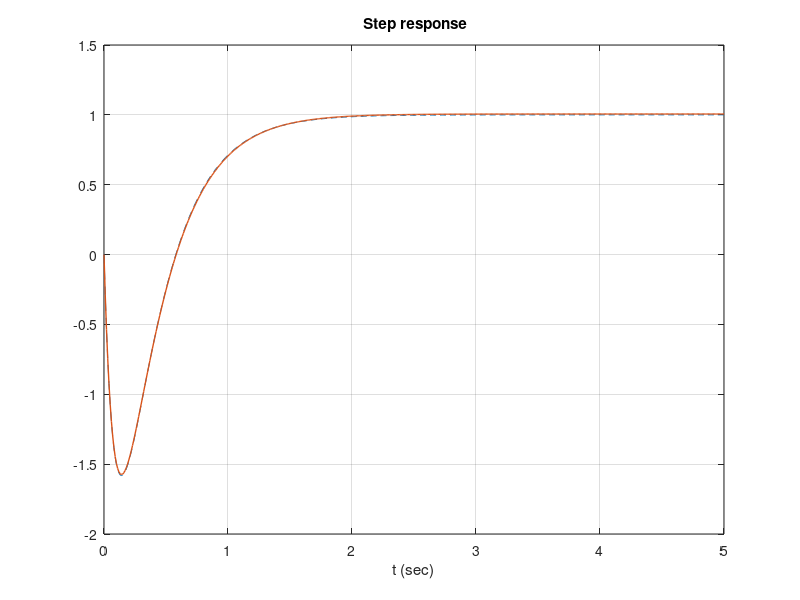

Reproduce this figure in MATLAB.
clear; clc;
Ts = tf(conv([3 18],[1 12]),conv([1 3],conv([1 6],[1,12])))
p = pole(Ts)
[A,B,C,D] = tf2ss(conv([1 -1],[1 7]),conv([1 1],conv([1 -2],[1,3])));
tf(conv([1 -1],[1 7]),conv([1 1],conv([1 -2],[1,3])))
K = acker(A,B,p);
K = K+.1
Nbar = -inv(C*inv(A-B*K)*B)

Sys1 = ss(A-B*K,B*Nbar,C,D);
t = 0:0.01:5;
[y,t,x]= step(Sys1,t);
plot(t,y,'Linewidth',2);
grid
xlabel('t (sec)')
title(' Step response')

Ts1 = tf(3,conv([1 3],conv([1 6],[1,12])))
p1 = pole(Ts1)
[A1,B1,C1,D1] = tf2ss(conv([1 -1],[1 7]),conv([1 1],conv([1 -2],[1,3])));
K1 = acker(A1,B1,p1);

Sys2 = ss(A1-B1*K1,B1*Nbar,C1,D1);
t1 = 0:0.01:5;
[y1,t1,x1]= step(Sys2,t1);
plot(t,y,"--",t1,y1,'Linewidth',1);
grid
xlabel('t (sec)')
title(' Step response')

[a,b,c,d] = tf2ss(conv([3 18],[1 12]),conv([1 3],conv([1 6],[1,12])))
eig(a)
Gs = tf(conv([1 -1],[1 7]),conv([1 1],conv([1 -2],[1,3])));
